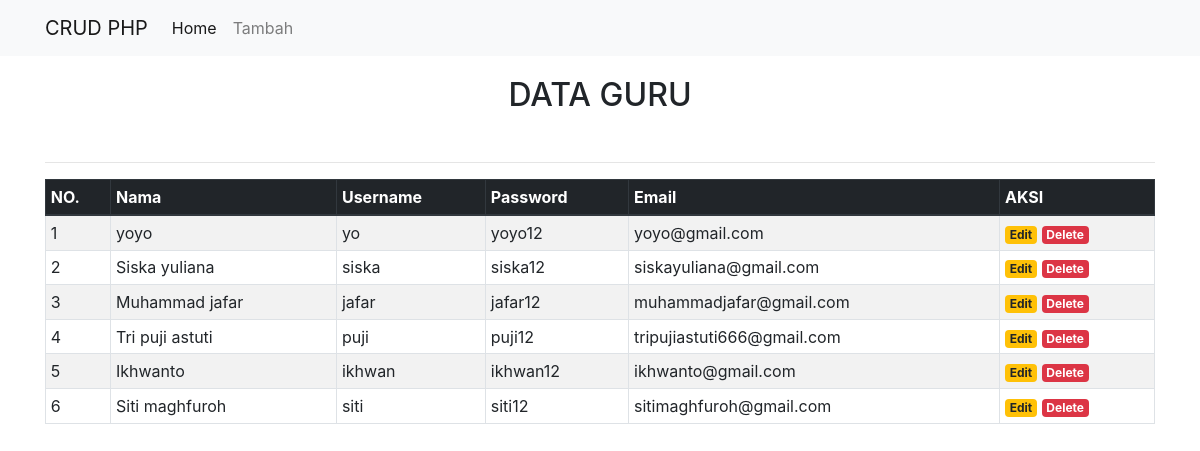
The page / on the database its author committed.
### tables this page shows
CREATE TABLE `data_guru` (
  `id` int(10) NOT NULL,
  `nama` varchar(30) NOT NULL,
  `username` varchar(30) NOT NULL,
  `password` varchar(10) NOT NULL,
  `email` varchar(100) NOT NULL
);

### index.php (the view, shortened to what this page needs)
<?php
include('koneksi.php');
?>
<!DOCTYPE html>
<html>
<head>
	<link rel="stylesheet" href="https://stackpath.bootstrapcdn.com/bootstrap/4.1.3/css/bootstrap.min.css">
</head>
<body>
	<nav class="navbar navbar-expand-lg navbar-light bg-light">
		<div class="container">
			<a class="navbar-brand" href="#">CRUD PHP</a>
			<div class="collapse navbar-collapse" id="navbarSupportedContent">
				<ul class="navbar-nav mr-auto">
					<li class="nav-item active">
						<a class="nav-link" href="index.php">Home</a>
					</li>
					<li class="nav-item">
						<a class="nav-link" href="tambah.php">Tambah</a>
					</li>
				</ul>
			</div>
		</div>
	</nav>
	<div class="container" style="margin-top:20px">
		<center><h2>DATA GURU</h2></center>
		<br>
		<hr>
		<table class="table table-striped table-hover table-sm table-bordered">
			<thead class="thead-dark">
				<tr>
					<th>NO.</th>
					<th>Nama</th>
					<th>Username</th>
					<th>Password</th>
					<th>Email</th>
					<th>AKSI</th>
				</tr>
			</thead>
				<?php
				$sql = mysqli_query($koneksi, "SELECT * FROM data_guru ORDER BY id DESC") or die(mysqli_error($koneksi));
				if(mysqli_num_rows($sql) > 0){
					$no = 1;
					while($data = mysqli_fetch_assoc($sql)){
						echo '
						<tr>
							<td>'.$no.'</td>
							<td>'.$data['nama'].'</td>
							<td>'.$data['username'].'</td>
							<td>'.$data['password'].'</td>
							<td>'.$data['email'].'</td>
							<td>
								<a href="edit.php?id='.$data['id'].'" class="badge badge-warning">Edit</a>
								<a href="delete.php?id='.$data['id'].'" class="badge badge-danger" onclick="return confirm(\'Yakin ingin menghapus data ini?\')">Delete</a>
							</td>
						</tr>
						';
						$no++;
					}
				}else{
					echo '
					<tr>
						<td colspan="6">Tidak ada data.</td>
					</tr>
					';
				}
				?>
		</table>
	</div>
</body>
</html>

### rows shown on the page
data_guru: nama "yoyo", username "yo", password "yoyo12", email "yoyo@gmail.com"
data_guru: nama "Siska yuliana", username "siska", password "siska12", email "siskayuliana@gmail.com"
data_guru: nama "Muhammad jafar", username "jafar", password "jafar12", email "muhammadjafar@gmail.com"
data_guru: nama "Tri puji astuti", username "puji", password "puji12", email "tripujiastuti666@gmail.com"
data_guru: nama "Ikhwanto", username "ikhwan", password "ikhwan12", email "ikhwanto@gmail.com"
data_guru: nama "Siti maghfuroh", username "siti", password "siti12", email "sitimaghfuroh@gmail.com"
